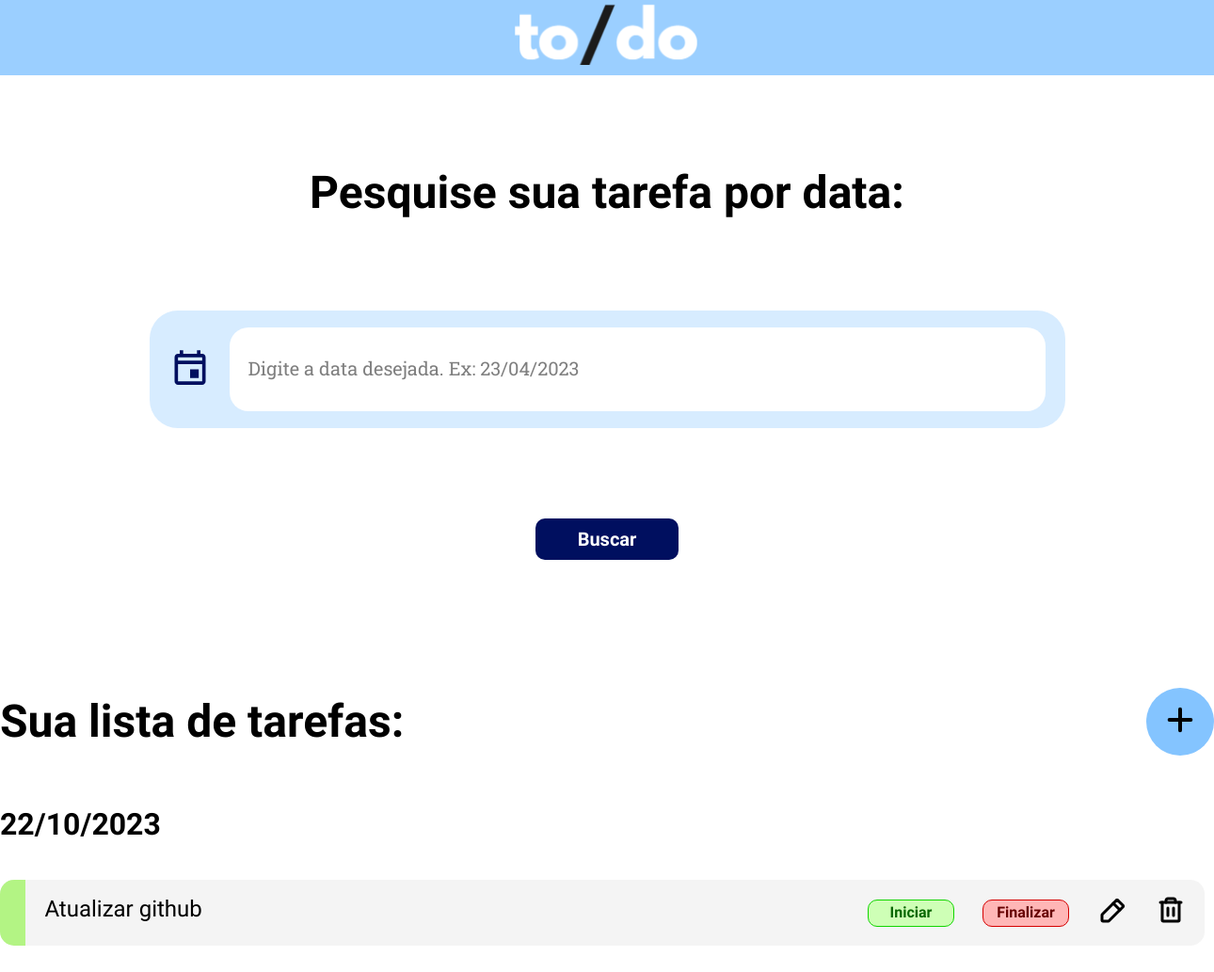
Page /home on the earlier database version.
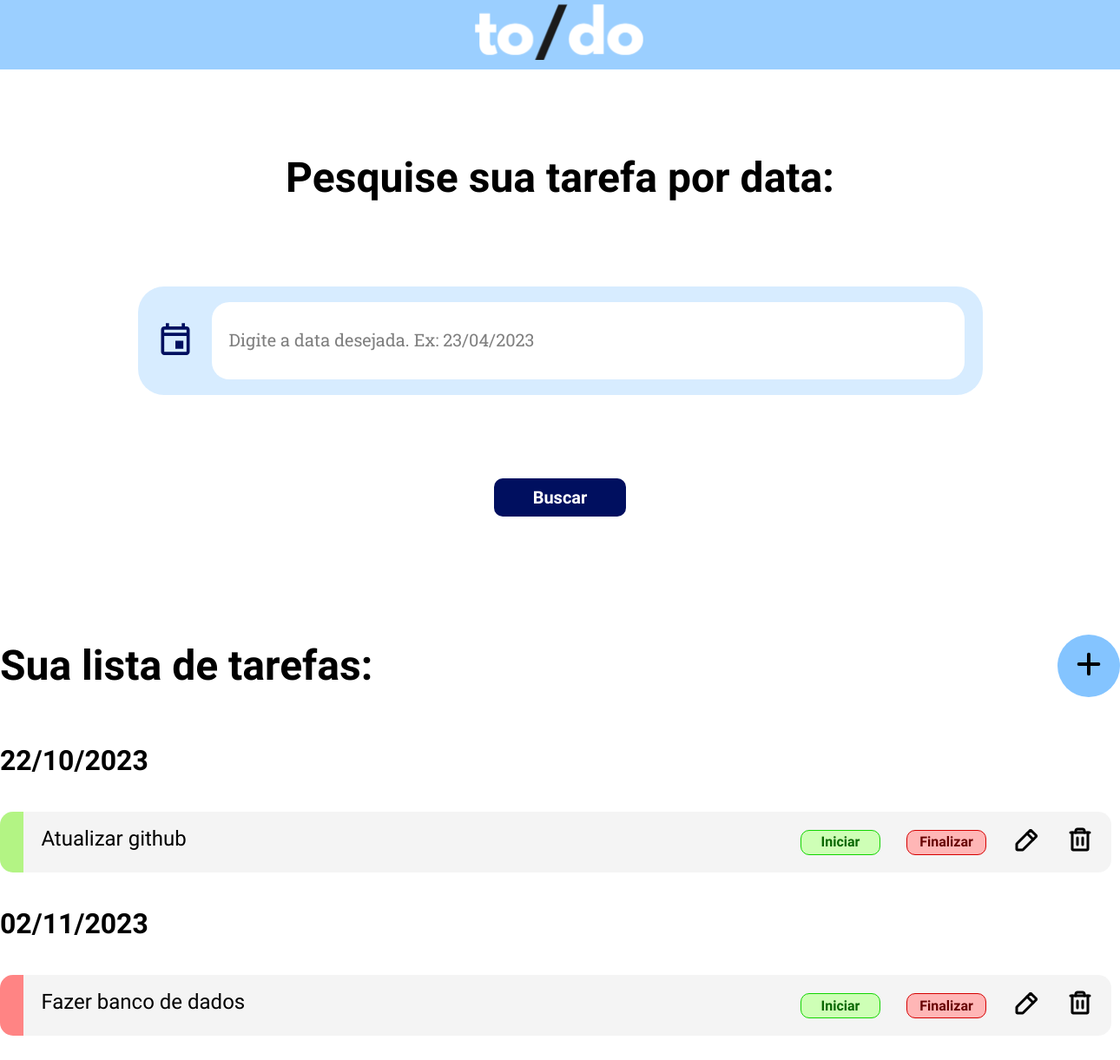
Same page on the later database version.
### tables this page shows
CREATE TABLE activities (
            id INTEGER PRIMARY KEY AUTOINCREMENT, 
            name TEXT,
            description TEXT, 
            date TEXT,
            start_time TEXT,
            end_time TEXT,
            status TEXT);

### main.py (the view)
@app.route('/')
@app.route('/home')
def home():
    select = 'SELECT * FROM activities'
    lista = listarTarefas(select=select)
    return render_template('home.html', data=lista)

### bd_tutorial.py (called while the page is built)
def create_connection(db_file) -> sqlite3.Connection:
    conn = None
    conn = sqlite3.connect(db_file)
    return conn

def select_from_table(table_name : str = None, custom_query : str = None) -> list[tuple]:
    conn = create_connection(DB_PATH)
    cur = conn.cursor()
    if not custom_query:
        cur.execute(f"SELECT * FROM {table_name}")
    else:
        print(custom_query)
        cur.execute(custom_query)
    rows = cur.fetchall()
    return rows

### main.py (called while the page is built)
def listarTarefas(select):
    resposta = db.select_from_table(custom_query=select)
    lista = []
    for i in range(len(resposta)):
        id = resposta[i][0]
        tarefa = resposta[i][2]
        data = resposta[i][3]
        status = resposta[i][6]
        classe = 'categoryRed'
        if status == 'finalizada':
            classe = 'categoryGreen'
        elif status == 'iniciada':
            classe = 'categoryYellow'
        objeto = {'tarefa': tarefa, 'id': id, 'dia': data, 'classe': classe}
        lista.append(objeto)
    return lista

### templates/home.html (shortened to what this page needs)
<!DOCTYPE html>
<html lang="en">
<head>
    <link rel="stylesheet" href="{{ url_for('static', filename='home.css') }}">
</head>
<body>
    <header class="headerSection">
        <div class="headerContainer">
            <img class="logo" src="{{ url_for('static', filename='/assets/logo.svg') }}" alt="Logo">
        </div>
    </header>
    <div class="heroSection">
        <div class="hero">
            <div class="h1"> Pesquise sua tarefa por data:</div>
            <div class="heroContainer">
                <img class="" src="{{ url_for('static', filename='/assets/Calendário.svg') }}" alt="Icon Calendário">
                <form action="filtrar" class="searchBox" method="post">
                    <div class="inputContainer">
                        <input type="text" placeholder="Digite a data desejada. Ex: 23/04/2023" name="filtro">
                    </div>
            </div>
            <div class="buttonContainer">
                <button class="submitButton">
                    <a class="linkButton">
                        Buscar
                    </a>
                </button>
            </div>
        </div>
    </div>
    <div class="taskSection" id="task">
        <div class="taskList">
            <div class="titleContainer">
                <div class="h1"> Sua lista de tarefas: </div>
                <div class="buttonContainerAdd">
                    <form action="irParaAdicionar" method="post">
                    <button class="addButton" type="submit">
                        <a class="linkButtonAdd" href="">
                            <img class="" src= "{{ url_for('static', filename='/assets/Símbolo Adicionar.svg') }}" alt="Icon Adicionar">
                        </a>
                    </button>
                </form>
                </div>
            </div>
                <div class="taskContainer">
                    {% for element in data %}
                    <div class="h2"> {{element["dia"]}} </div>
                    <div class="task">
                        <div class="{{element['classe']}}"></div>
                        <div class="taskBody">
                            <p class="h4"> {{element["tarefa"]}} </p>
                            <div class="options">
                                    <button class="startButton" type="submit">
                                        <a class="linkButtonStart" href="{{url_for('iniciar_tarefa', id=element['id'])}}" >
                                            Iniciar
                                        </a>
                                    </button>
                                <button class="endButton">
                                    <a class="linkButtonEnd" href="{{url_for('finalizar_tarefa', id=element['id'])}}">
                                        Finalizar
                                    </a>
                                </button>
                                    <a class="" href="{{url_for('editar_tarefa', id=element['id'])}}">
                                        <img class="" src="{{ url_for('static', filename='/assets/Lápis.svg') }}" alt="Icon Lápis">
                                    </a>
                                    <a class="" href="{{url_for('deletar_tarefa', id=element['id'])}}">
                                        <img class="" src= "{{ url_for('static', filename='/assets/Lixeira.svg') }}"  alt="Icon Lixeira">
                                    </a>
                            </div>
                        </div>
                    </div>
                    {% endfor %}
                </div>
            </div>
        </div>
</body>
</html>

### static/home.css (style rules this page uses)
* { margin: 0; padding: 0; box-sizing: border-box; font-family: 'Outfit', sans-serif; }
html { scroll-behavior: smooth; }
.headerSection { background-color: #9BCFFF; width: 100%; height: 80px; display: flex; justify-content: center; }
.h1 { color: #000; font-family: Sora; font-size: 48px; font-style: normal; font-weight: 600; line-height: 120% }
.heroSection { width: 100%; display: flex; justify-content: center; align-items: center; justify-self: center; margin-top: 96px; }
.hero { width: 100%; max-width: 1344px; display: flex; justify-content: center; align-items: center; flex-direction: column; gap: 96px; }
.heroContainer { display: flex; padding: 18px 21px; justify-content: center; align-items: center; border-radius: 30px; background: #D7ECFF; gap: 20px; }
.searchBox { width: 100%; max-width: 1344px; display: flex; gap: 50px; flex-direction: column; }
.inputContainer { display: flex; flex-direction: column; align-items: flex-start; gap: 25px; }
.form input[type=text],input[type=text] { padding: 14px 600px 13px 20px; height: 89px; border-radius: 20px; background: #FFF; background-blend-mode: darken; border: none; color: #000; font-family: Sora; font-size: 18px; font-weight: 400; }
::placeholder { color: #7F7F7F; padding: 0px 600px 0px 0px; font-family: Roboto Slab; font-size: 20px; font-style: normal; font-weight: 400; }
.buttonContainer { margin-bottom: 96px; }
.submitButton { display: inline-flex; padding: 10px 45px; justify-content: center; align-items: center; border-radius: 10px; background: #000F5F; background-blend-mode: darken; border: none; }
.linkButton { color: #FFF; font-family: Sora; font-size: 20px; font-style: normal; font-weight: 600; line-height: 24px; text-decoration: none; }
.taskSection { width: 100%; display: flex; justify-self: center; align-items: center; margin-top: 40px; margin-bottom: 96px; }
.taskList { width: 100%; display: flex; align-items: center; justify-content: flex-start; flex-direction: column; gap:54px; }
.h2 { color: #000; font-family: Sora; font-size: 32px; font-style: normal; font-weight: 600; line-height: 120% }
.titleContainer { width: 100%; max-width: 1344px; display: flex; align-items: center; justify-content: space-between; }
.taskContainer { max-width: 1344px; width: 100%; display: flex; justify-content: space-between; align-items: flex-start; flex-direction: column; gap: 40px; }
.addButton { display: inline-flex; justify-content: center; align-items: center; width: 72px; height: 72px; border-radius: 100%; background: #84C4FF; background-blend-mode: darken; border: none; }
.h4 { color: #000; font-family: Sora; font-size: 24px; font-weight: 400; }
.categoryRed { width: 28px; height: 70px; border-radius: 15px 0px 0px 15px; background: #FF8484; background-blend-mode: darken; }
.categoryGreen { width: 28px; height: 70px; border-radius: 15px 0px 0px 15px; background: #B3F484; background-blend-mode: darken; }
.task { width: 1280px; height: 70px; border-radius: 15px; background: #F4F4F4; display: flex; align-items: center; }
.taskBody { width: 100%; max-width: 1280px; display: flex; justify-content: space-between; padding: 20px; }
.options { display: flex; justify-content: center; align-items: center; gap: 30px; }
.startButton { width: 90px; height: 29px; padding: 10px 45px; display: flex; justify-content: center; align-items: center; border-radius: 10px; border: 1px solid #11D500; background: #CEFFB6; }
.linkButtonStart { color:#086700; text-decoration: none; font-family: Sora; font-size: 16px; font-style: normal; font-weight: 700; line-height: 120%; }
.endButton { width: 90px; height: 29px; padding: 10px 45px; display: flex; justify-content: center; align-items: center; border-radius: 10px; border: 1px solid #D50000; background: #FFB6B6; }
.linkButtonEnd { color: #670000; text-decoration: none; font-family: Sora; font-size: 16px; font-style: normal; font-weight: 700; line-height: 120%; }

Differences in the rows shown:
added activities: dia "02/11/2023", tarefa "Fazer banco de dados"
